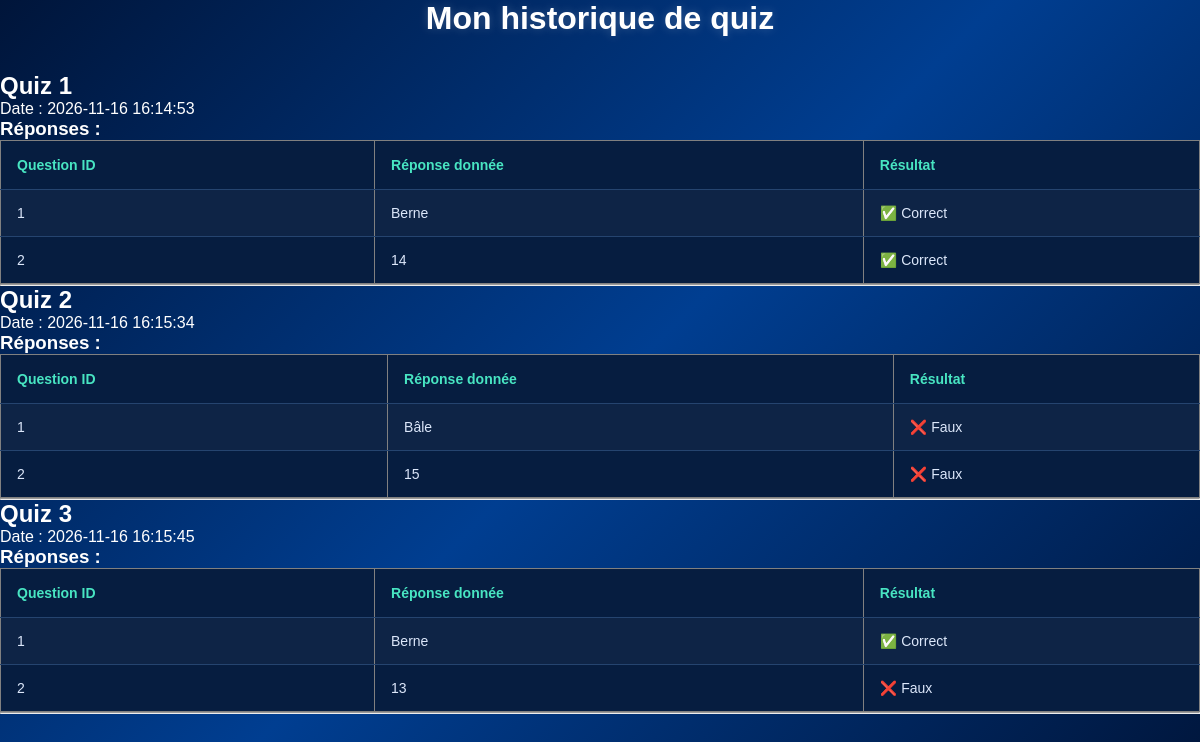
The app's page /historique/Robert (signed in), older data.
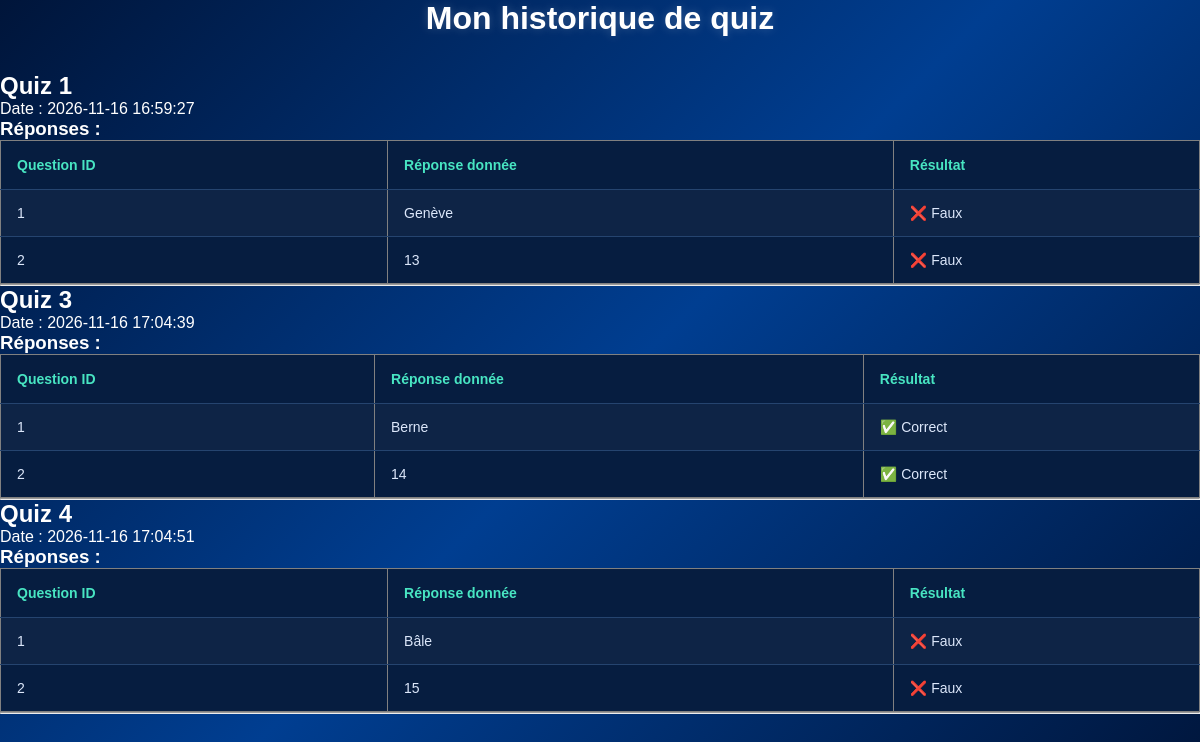
The same page, newer data.
### tables this page shows
CREATE TABLE Resultat
                           (
                               id
                               INTEGER
                               NOT
                               NULL
                               PRIMARY
                               KEY
                               AUTOINCREMENT,
                               dateHeure
                               TIMESTAMP
                               NOT
                               NULL,
                               username
                               TEXT
                               NOT
                               NULL,
                               id_quiz
                               INTEGER
                               NOT
                               NULL,
                               FOREIGN
                               KEY
                           (
                               id_quiz
                           ) REFERENCES Quiz
                           (
                               id
                           ),
                               FOREIGN KEY
                           (
                               username
                           ) REFERENCES Utilisateur
                           (
                               username
                           )
                               );

CREATE TABLE Reponse
                           (
                               id
                               INTEGER
                               NOT
                               NULL
                               PRIMARY
                               KEY
                               AUTOINCREMENT,
                               reponse
                               TEXT
                               NOT
                               NULL,
                               correct
                               BOOLEAN
                               NOT
                               NULL,
                               id_question
                               INTEGER
                               NOT
                               NULL,
                               FOREIGN
                               KEY
                           (
                               id_question
                           ) REFERENCES Question
                           (
                               id
                           )
                               );

### main.py (the view)
@app.route("/historique/<username>")
def hist(username: str):
    if not session.get("username"):
        return redirect(url_for("login"))
    username_db = session["username"]
    res=db.get_all_result_from_user(username)
    history=[]
    for id_res, date, id_quiz in res:
        reponses = db.get_all_reponse_from_resultat(id_res)
        history.append({'id': id_res, 'date': date, 'quiz': id_quiz, 'reponse': reponses})
    return render_template("historique.html", history=history)

### basededonne.py (called while the page is built)
def get_sql_connection() -> sqlite3.Connection:
    return sqlite3.connect(BDD_CHEMIN)

def get_all_reponse_from_resultat(id_resultat: int) -> list[tuple[int,str, bool, int]] | None:
    query = """
            SELECT id, reponse, correct, id_question FROM Reponse
            JOIN aCommeReponse ON Reponse.id = aCommeReponse.id_rep
            WHERE aCommeReponse.id_res = ?
            """
    try:
        with get_sql_connection() as conn:
            res = []
            cursor = conn.cursor()
            cursor.execute(query, (id_resultat,))
            for line in cursor.fetchall():
                res.append((line[0],line[1],line[2],line[3]))
            return res
    except sqlite3.Error as error:
        print(f"Erreur dans BDD: {error}")
        return None

def get_all_result_from_user(username : str) -> list[tuple[int, str, int]] | None:
    query = """
            SELECT id, dateHeure, id_quiz FROM Resultat
            WHERE username = ?
            """
    try:
        with get_sql_connection() as conn:
            res = []
            cursor = conn.cursor()
            cursor.execute(query, (username,))
            for line in cursor.fetchall():
                res.append((line[0],line[1],line[2]))
            return res
    except sqlite3.Error as error:
        print(f"Erreur dans BDD: {error}")
        return None

### templates/historique.html (shortened to what this page needs)
<!DOCTYPE html>
<html>
<head>
    <link rel="stylesheet" href="../static/styles/historique.css">
</head>
<body>
<h1>Mon historique de quiz</h1>
{% if history|length == 0 %}
    <p>Aucun quiz terminé pour le moment.</p>
{% else %}
    {% for res in history %}
        <h2>Quiz {{ res.id }}</h2>
        <p>
            Date : {{ res.date }}
        </p>
        <h3>Réponses :</h3>
        <table border="1">
            <tr>
                <th>Question ID</th>
                <th>Réponse donnée</th>
                <th>Résultat</th>
            </tr>
            {% for rep in res.reponse %}
            <tr>
                <td>{{ rep[3] }}</td>
                <td>{{ rep[1] }}</td>
                {% if rep[2] %}
                    <td>✅ Correct</td>
                {% else %}
                    <td>❌ Faux</td>
                {% endif %}
            </tr>
            {% endfor %}
        </table>
        <hr>
    {% endfor %}
{% endif %}
</body>
</html>

### static/styles/historique.css (style rules this page uses)
* { margin: 0; padding: 0; box-sizing: border-box; }
body { min-height: 100vh; font-family: Arial, Helvetica, sans-serif; background: linear-gradient( 135deg, #00153a, #003e91, #00153a ); background-attachment: fixed; color: white; }
h1 { text-align: center; font-size: 32px; margin-bottom: 35px; color: white; text-shadow: 0 0 10px rgba(255,255,255,0.2); }
table { width: 100%; border-collapse: collapse; background: #061d40; text-align: left; }
th { color: #48e5c2; padding: 16px; font-size: 14px; font-weight: bold; white-space: nowrap; }
td { padding: 15px 16px; color: #dce7fa; font-size: 14px; border-top: 1px solid #25446f; }
tbody tr:nth-child(even) { background: rgba(255,255,255,0.03); }

Row changes from the older to the newer data that the page shows:
no longer on this page (row edited): Resultat: id "2", date "2026-11-16 16:15:34", Reponse (id_question "1", reponse "Bâle", correct "❌ Faux"), Reponse (id_question "2", reponse "15", correct "❌ Faux")
changed Resultat id 1: gains Reponse (id_question "1", reponse "Genève", correct "❌ Faux"); date "2026-11-16 16:14:53" → "2026-11-16 16:59:27"; gains Reponse (id_question "2", reponse "13", correct "❌ Faux"); loses Reponse (id_question "1", reponse "Berne", correct "✅ Correct"); loses Reponse (id_question "2", reponse "14", correct "✅ Correct")
changed Resultat id 3: date "2026-11-16 16:15:45" → "2026-11-16 17:04:39"; gains Reponse (id_question "2", reponse "14", correct "✅ Correct"); loses Reponse (id_question "2", reponse "13", correct "❌ Faux")
added Resultat: id "4", date "2026-11-16 17:04:51", Reponse (id_question "1", reponse "Bâle", correct "❌ Faux"), Reponse (id_question "2", reponse "15", correct "❌ Faux")
